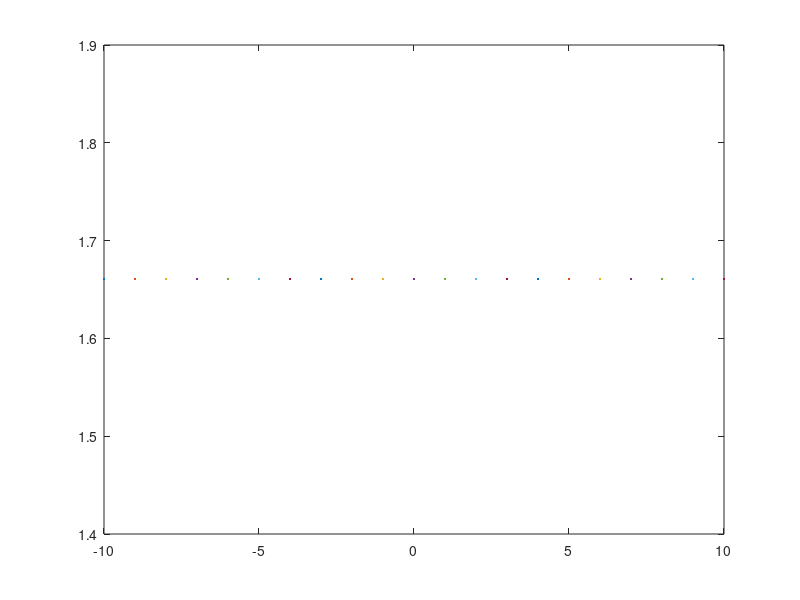

This chart was generated by the following MATLAB code:
% Octave Script
% Title                  :funcion real de variable real f7
% Description            :Script para recordar funcion real de variable real
% Author                 :Magali Valencia Clemente
% Date                   :20211026
% Version                :1
% Usage                  :C:\Users\magali
%                        :octave>funcion real de variable real

clear
% graficar la siguiente funcion f=(2*x.^2+3*x)/(x.^2+4*x+5)
% crear rango de valores
x=-10:1:10;
% calcular los funcion
y=(2*x.^2+ 3*x)/(x.^2+4*x+5);

% realizar la grafica
plot(x, y);
